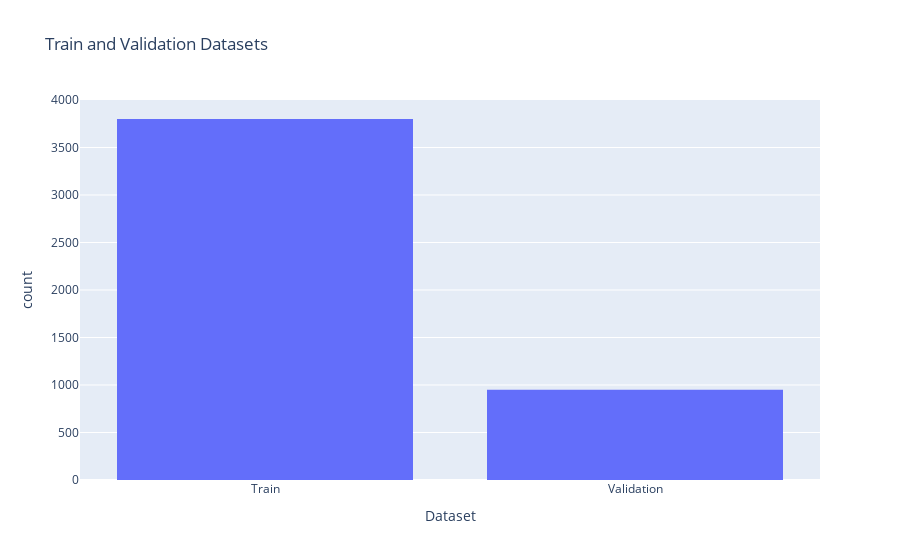

Here is the notebook cell this chart was saved with:
### Code cell
fig = px.histogram(
    x=["Train"] * len(train_dataset) + ["Validation"] * len(val_dataset),
    title="Train and Validation Datasets",
    labels={"x": "Dataset", "y": "Count"},
)
fig.show()

### Figure 1 — Plotly figure (JSON) as saved in the notebook; plotly's stock layout.template omitted (floating-point values rounded to 4 significant figures; data arrays with more than 128 entries replaced by an {"elided": "..."} marker saying what was removed)
{"data": [{"alignmentgroup": "True", "bingroup": "x", "hovertemplate": "Dataset=%{x}<br>count=%{y}<extra></extra>", "legendgroup": "", "marker": {"color": "#636efa", "pattern": {"shape": ""}}, "name": "", "offsetgroup": "", "orientation": "v", "showlegend": false, "type": "histogram", "x": {"elided": "4750 str values"}, "xaxis": "x", "yaxis": "y"}], "layout": {"barmode": "relative", "legend": {"tracegroupgap": 0}, "title": {"text": "Train and Validation Datasets"}, "xaxis": {"anchor": "y", "domain": [0, 1], "title": {"text": "Dataset"}}, "yaxis": {"anchor": "x", "domain": [0, 1], "title": {"text": "count"}}}}
